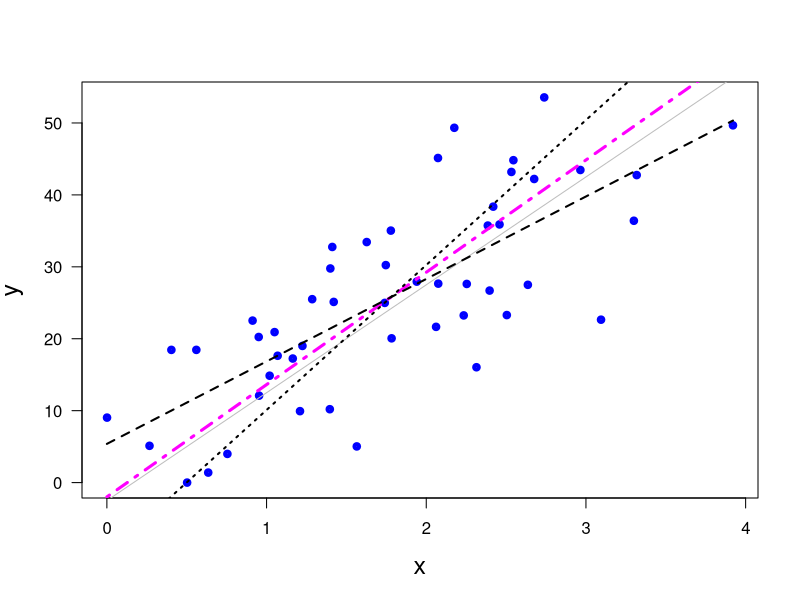

This figure's R source:
print('file: EIVnumEx4.R')
print(date())
# Errors in variables (EIV): artificial data, small sample size, non-normal
# ----------------------------------------------------------------
# (1) Model parameters and generation of artificial data:
# ----------------------------------------------------------------
set.seed(1953)
SlopeTrue = 15   # true slope (N:P in mol/mol)
IcTrue = -2.5    # true intercept not equal 0 (negative -> at N=0 P is > 0)
n = 50    # sample size
sigxError = 0.5
sigyError = 14*sigxError # sigyErro/sigxError close, however, not equal to SlopeTrue
# (1a) true P values from a uniform PDF:
xiMean = 1.9    # mean xi concentration
sigxi = 0.7     # standard deviation
xiTrue = runif(n,xiMean-2*sigxi,xiMean+2*sigxi) # rnorm(n,xiMean,sigxi)
# (1b) remove negative values
tiny =  0.001; q = (xiTrue < tiny); xiTrue[q] = tiny
# (1c) true N values
yTrue = SlopeTrue*xiTrue+IcTrue
# (1d) add normal noise (independent from each other) with mean 0:
x = xiTrue+rnorm(n,0,sigxError)   # Pobs
y = yTrue+rnorm(n,0,sigyError)   # Nobs
# (1e) remove negative x, y values:
qx = (x < tiny); x[qx] = tiny
qy = (y < tiny); y[qy] = tiny
# ----------------------------------------------------------------
# (2) Estimate slope:
# ----------------------------------------------------------------
lambdaTrue = (sigxError/sigyError)^2 # variance ratio
lambda = lambdaTrue
data = data.frame(x,y)
CM = cov(data) # covariance matrix
Sxx = CM[1,1]; Syy = CM[2,2]; Sxy = CM[1,2]
SlopeMLE = (-(Sxx-lambda*Syy)+sqrt((Sxx-lambda*Syy)^2+4*lambda*Sxy^2))/(2*lambda*Sxy)
IcMLE = mean(y)-SlopeMLE*mean(x)
# ----------------------------------------------------------------
# (3) Simple linear regression (SLR): y on x
# ----------------------------------------------------------------
SLRyonx = lm(y ~ x) # 7.159        9.929 
SlopeYonx = as.numeric(SLRyonx$coefficients[2])
IcYonx = as.numeric(SLRyonx$coefficients[1])
# ----------------------------------------------------------------
# (4) Simple linear regression (SLR): x on y
# ----------------------------------------------------------------
SLRxony = lm(x ~ y) # 0.69541      0.04608
b = as.numeric(SLRxony$coefficients[2])
a = as.numeric(SLRxony$coefficients[1])
# x=b*y+a -> y = (x-a)/b -> slope = 1/b; 
SlopeXony = 1/b
IcXony = -a/b
# ----------------------------------------------------------------
# (5) Plot:
# ----------------------------------------------------------------
xp = c(0,max(x))
ypMLE = SlopeMLE*xp+IcMLE
ypYonx = SlopeYonx*xp+IcYonx
ypXony = SlopeXony*xp+IcXony
yxiTrue = SlopeTrue*xp+IcTrue
# library(latex2exp)
sflag = 1
if (sflag == 1) { # n=50 and true lambda gives perfect MLE results, non-normal x
  # png('EIVnutrientMC230127n50nn.png',width=16,height=16,units='cm',res=300)
  plot(x,y,type='p',lwd=4,col='blue',xlab='x',ylab='y',las=1,cex=0.6,cex.lab=1.5)
  lines(xp,yxiTrue,col='grey',lwd=1,lty=1)
  lines(xp,ypMLE,col='magenta',lwd=3,lty=4)
  lines(xp,ypYonx,col='black',lwd=2,lty=2)
  lines(xp,ypXony,col='black',lwd=2,lty=3)
  # plot(xiTrue,yTrue,type='p',lwd=4,col='blue',xlab='x',ylab='y',las=1,cex=0.6,cex.lab=1.5)
  # dev.off()
}
# ----------------------------------------------------------------
# (6) Print model parameters & results:
# ----------------------------------------------------------------
print(c(round(SlopeMLE,4),'SlopeMLE'))
print(c(SlopeTrue,'true slope'))
print(c(round(lambdaTrue,6),'lambdaTrue'))
print(c(sigxError,'sigxError'))
print(c(sigyError,'sigyError'))
print(c(round(SlopeYonx,4),'SlopeYonx'))
print(c(round(IcYonx,4),'IcYonx'))
print(c(round(SlopeXony,4),'SlopeXony'))
print(c(round(IcXony,4),'IcXony'))
